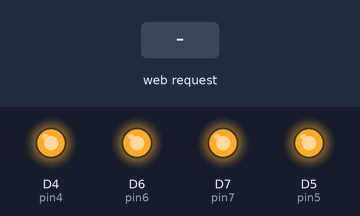
Recording of a sketch running on a simulated ESP8266 (Wemos D1 mini). Parts: output pins drawn as LEDs (lit = HIGH). Inputs (shaded band) come from the test bench. WiFi joins after 1.5 s; servers stay silent unless stated; what the sketch prints to the serial monitor is not drawn.

Above: at 2.7 s.
2.8 s: HTTP request GET /pin4 received
At 3.4 s:
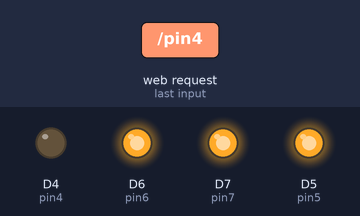
4.3 s: HTTP request GET /pin/4/6 received
At 5.5 s:
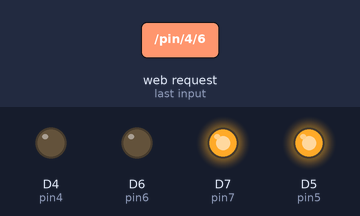
5.8 s: HTTP request GET /pin5 received
At 6.8 s:
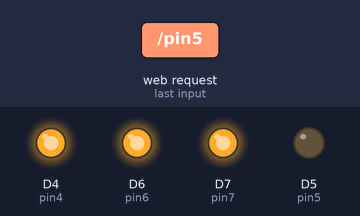
7.3 s: HTTP request GET /pin6 received
At 8.0 s:
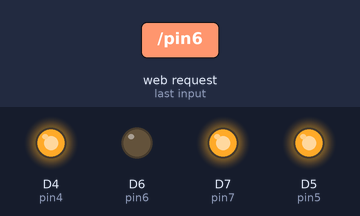
8.8 s: HTTP request GET /pin7 received
At 9.1 s:
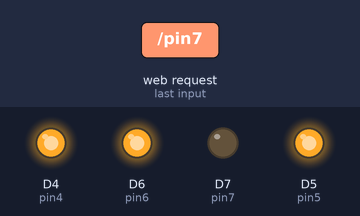
10.3 s: HTTP request GET /pin/4/7 received
At 11.5 s:
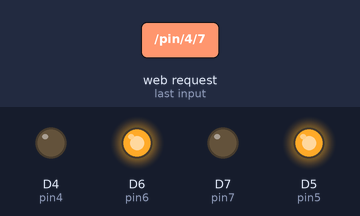
Timing chart, 0 to 12.8 s (numbered marks = the images above; inputs shaded):
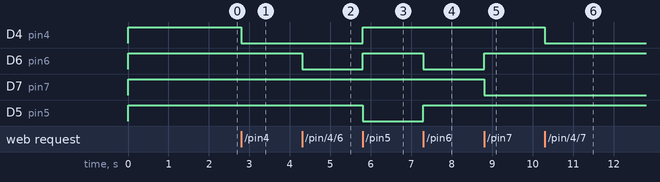

The sketch:

car.ino
```cpp
#include <ESP8266WiFi.h>

const char *ssid = "yourWifiName";
const char *password = "yourWifiPassword";

int pin4 = D4;
int pin5 = D5;
int pin6 = D6;
int pin7 = D7;
WiFiServer server(80);

void setup()
{
  Serial.begin(9600);
  delay(10);

  // special case to wemos d1 wifi, high means off, low means on
  // relays | initial status
  // 4
  pinMode(pin4, OUTPUT);
  digitalWrite(pin4, HIGH);
  // 5
  pinMode(pin5, OUTPUT);
  digitalWrite(pin5, HIGH);
  // 6
  pinMode(pin6, OUTPUT);
  digitalWrite(pin6, HIGH);
  // 7
  pinMode(pin7, OUTPUT);
  digitalWrite(pin7, HIGH);

  // Connect to WiFi network
  Serial.println();
  Serial.println();
  Serial.print("Connecting to ");
  Serial.println(ssid);

  WiFi.begin(ssid, password);

  while (WiFi.status() != WL_CONNECTED)
  {
    delay(500);
    Serial.print(".");
  }
  Serial.println("");
  Serial.println("WiFi connected");

  // Start the server
  server.begin();
  Serial.println("Server started");

  // Print the IP address
  Serial.print("Use this URL : ");
  Serial.print("http://");
  Serial.print(WiFi.localIP());
  Serial.println("/");
}

void loop()
{
  // Check if a client has connected
  WiFiClient client = server.available();
  if (!client)
  {
    return;
  }

  // Wait until the client sends some data
  Serial.println("new client");
  while (!client.available())
  {
    delay(1);
  }

  // Read the first line of the request
  String request = client.readStringUntil('\r');
  Serial.println(request);
  client.flush();

  // handle pins signal (on/off) based on the endpoint route
  // 4 forward
  if (request.indexOf("/pin4") != -1)
  {
    digitalWrite(pin4, LOW);

    digitalWrite(pin5, HIGH);
    digitalWrite(pin6, HIGH);
    digitalWrite(pin7, HIGH);
  }

  // 5 backward
  if (request.indexOf("/pin5") != -1)
  {
    digitalWrite(pin5, LOW);

    digitalWrite(pin4, HIGH);
    digitalWrite(pin6, HIGH);
    digitalWrite(pin7, HIGH);
  }

  // 6 right
  if (request.indexOf("/pin6") != -1)
  {
    digitalWrite(pin6, LOW);

    digitalWrite(pin4, HIGH);
    digitalWrite(pin5, HIGH);
    digitalWrite(pin7, HIGH);
  }

  // 7 left
  if (request.indexOf("/pin7") != -1)
  {
    digitalWrite(pin7, LOW);

    digitalWrite(pin4, HIGH);
    digitalWrite(pin5, HIGH);
    digitalWrite(pin6, HIGH);
  }


  // 4/6 forward right
  if (request.indexOf("/pin/4/6") != -1)
  {
    digitalWrite(pin4, LOW);
    digitalWrite(pin6, LOW);

    digitalWrite(pin5, HIGH);
    digitalWrite(pin7, HIGH);
  }


  // 4/7 forward left
  if (request.indexOf("/pin/4/7") != -1)
  {
    digitalWrite(pin4, LOW);
    digitalWrite(pin7, LOW);

    digitalWrite(pin5, HIGH);
    digitalWrite(pin6, HIGH);
  }

  // 5/6 backward right
  if (request.indexOf("/pin/5/6") != -1)
  {
    digitalWrite(pin5, LOW);
    digitalWrite(pin6, LOW);

    digitalWrite(pin4, HIGH);
    digitalWrite(pin7, HIGH);
  }

  // 5/7 backword left
  if (request.indexOf("/pin/5/7") != -1)
  {
    digitalWrite(pin5, LOW);
    digitalWrite(pin7, LOW);

    digitalWrite(pin4, HIGH);
    digitalWrite(pin6, HIGH);
  }

  // stop
  if (request.indexOf("/pins/stop") != -1)
  {
    digitalWrite(pin4, HIGH);
    digitalWrite(pin5, HIGH);
    digitalWrite(pin6, HIGH);
    digitalWrite(pin7, HIGH);
  }


  // Return the response
  client.println("HTTP/1.1 200 OK");
  client.println("Access-Control-Allow-Origin: *");
  client.println("Content-Type: application/json");
  client.println(""); // do not forget this one
  client.println("{success: true}");

  delay(1);
  Serial.println("Client disconnected");
  Serial.println("");
}
```

Measured:
- after the input at 2.8 s, D4 (pin4): HIGH → LOW at once
- after the input at 4.3 s, D6 (pin6): HIGH → LOW at once
- after the input at 5.8 s, D4 (pin4), D6 (pin6): LOW → HIGH at once; D5 (pin5): HIGH → LOW at once
- after the input at 7.3 s, D6 (pin6): HIGH → LOW at once; D5 (pin5): LOW → HIGH at once
- after the input at 8.8 s, D6 (pin6): LOW → HIGH at once; D7 (pin7): HIGH → LOW at once
- after the input at 10.3 s, D4 (pin4): HIGH → LOW at once
